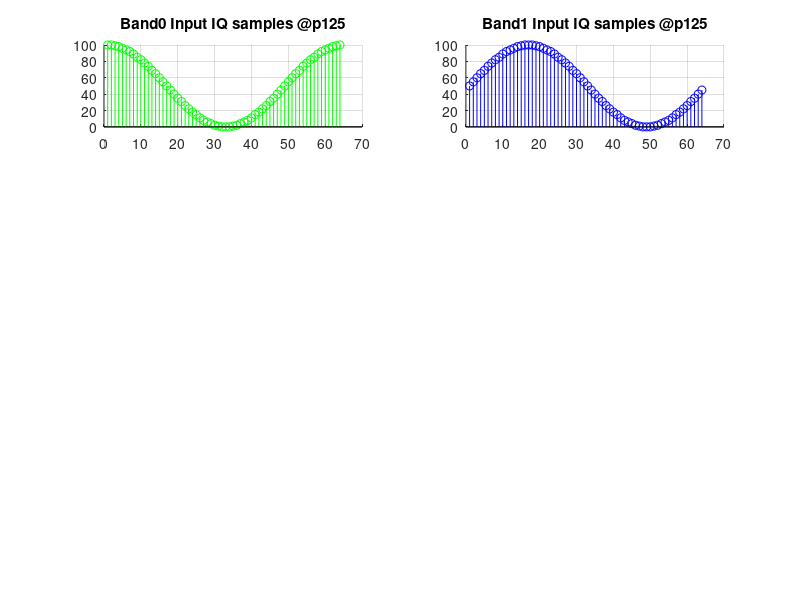

MATLAB code for this plot: (Note: this script raises an error after producing the figure.)
% %%%%%%%%%%%%%%%%%%%%%%%%%%%%%%%%%%%%%%%%%%%%%%%%%%%%%%%%%%%%%%%%%%%%%%%%%%%%%%%
% Project     : ABC
% Author      : Hari (haridas.p@intel.com)
% Date        : 20 Feb 2024
% Brief       : This program is to generate input and output sample files for VHA
%               dual band demodulation testing at 1Gsps
% %%%%%%%%%%%%%%%%%%%%%%%%%%%%%%%%%%%%%%%%%%%%%%%%%%%%%%%%%%%%%%%%%%%%%%%%%%%%%%%

clc;
clear;
close all;

num_vectors = 2;
num_samples_per_vector = 32;
num_samples = num_vectors * num_samples_per_vector;

fs = num_samples;
dt = 1/fs;
st = 1;
t = 0:dt:st-dt;
band0_input_iq1 = 50 * (1 + cos(2 * pi * t));
band0_input_iq = int32(band0_input_iq1);
band1_input_iq1 = 50 * (1 + sin(2 * pi * t));
band1_input_iq = int32(band1_input_iq1);

figure('Name', 'Modulation');
n1 = 1:1:num_samples;
subplot(4, 2, 1); grid on; hold on;
stem(n1, band0_input_iq, 'green'); title("Band0 Input IQ samples @p125");
subplot(4, 2, 2); grid on; hold on;
stem(n1, band1_input_iq, 'blue');  title("Band1 Input IQ samples @p125");

% input_iq should be scaled down before giving as input to the matlab model
scale_factor = 2^-15;
band0_input_iq_to_duc = (band0_input_iq1 * scale_factor);
band1_input_iq_to_duc = (band1_input_iq1 * scale_factor);

% enable w1, w2, w3
config.vha_hbf_stages = [1 1 1 0];

% now do an interpolation
band0_output_iq_from_duc = vha_interpolate(band0_input_iq_to_duc, config);
band1_output_iq_from_duc = vha_interpolate(band1_input_iq_to_duc, config);

% now scale the samples up
scale_factor = 2^15;
n2 = 1:1:(numel(band0_output_iq_from_duc));
subplot(4, 2, 3); grid on; hold on;
stem(n2, (real(band0_output_iq_from_duc * scale_factor)), 'red'); title("DUC band0 Output 1Gsps");
stem(n2, (imag(band0_output_iq_from_duc * scale_factor)), 'blue');
n2 = 1:1:(numel(band1_output_iq_from_duc));
subplot(4, 2, 4); grid on; hold on;
stem(n2, (real(band1_output_iq_from_duc * scale_factor)), 'red'); title("DUC band1 Output 1Gsps");
stem(n2, (imag(band1_output_iq_from_duc * scale_factor)), 'blue');

% generate cw0 for the modulation Fs = 1Gsps, Fclk = 1Ghz
Fclk = 983040;
Fs   = 983040;
fout1 = (Fclk / 2);
fprintf("fout1 = %d KHz, Fs = %d KHz, Fclk = %d KHz\n", fout1, Fs, Fclk);
cw0 = nco_pp(fout1, Fs, Fclk, length(band0_output_iq_from_duc), 0);   % 0 clk cycles delay
fout2 = (Fclk / 4);
fprintf("fout2 = %d KHz, Fs = %d KHz, Fclk = %d KHz\n", fout2, Fs, Fclk);
cw1 = nco_pp(fout2, Fs, Fclk, length(band1_output_iq_from_duc), 2);   % 2 clk cycles delay
subplot(4, 2, 5); grid on; hold on;
n3 = 1:1:(length(cw0));
stem(n3, real(cw0), 'red'); title("CW0 @1Gsps");
stem(n3, imag(cw0), 'blue');
subplot(4, 2, 6); grid on; hold on;
stem(n3, real(cw1), 'blue'); title("CW1 @1Gsps");
stem(n3, imag(cw1), 'red');

% now do the modulation and combining
config.vha_bypass = [0 0];
config.vha_conj = [0, 0];
config.active_band = 3;
cw0 = transpose(cw0);
cw1 = transpose(cw1);
[mod_output_1g, dummy] = vha_combine(band0_output_iq_from_duc, band1_output_iq_from_duc, cw0, cw1, config);
mod_output_1g = mod_output_1g * scale_factor;    % scale up the final output
n2 = 1:1:length(mod_output_1g);
subplot(4, 2, 7); grid on; hold on;
stem(n2, real(mod_output_1g), 'red'); title ("Output - 1Gsps Modulation");
stem(n2, imag(mod_output_1g), 'blue');

% use this modulated upconverted signal as the input to the uplink path.
% first demodulate this input with a carrier wave and then downconvert to
% the required output rate
input_iq = mod_output_1g;
num_vectors = 16;
num_samples_per_vector = 32;
num_samples = (num_vectors * num_samples_per_vector);

n1 = 1:1:num_samples;
figure('Name', 'Demodulation');
subplot(6, 2, 1); grid on; hold on;
stem(n1, real(input_iq), 'green'); title("Input IQ samples @1Gsps");
stem(n1, imag(input_iq), 'blue');

% write this into a file which can be sourced while running on FRIO
input_real = dec2hex(real(input_iq), 4);
input_imag = dec2hex(imag(input_iq), 4);
input_1g = strcat(input_real, input_imag);
fileId = fopen("input_samples/demodulation/dual_band_demodulation_1.txt", "w");
for i = 1:length(input_1g)
    nbytes = fprintf(fileId, '%8s\n', input_1g(i,:));
end
fclose(fileId);

% input_iq should be scaled down before giving as input to the matlab model
scale_factor = 2^-15;
input_iq_for_model = (input_iq * scale_factor);

% now generate the CW for demodulation
% Fclk = 1GHz, Fs = 1Gsps
fprintf("fout1 = %d KHz, Fs = %d KHz, Fclk = %d KHz\n", fout1, Fs, Fclk);
cw0 = nco_pp(fout1, Fs, Fclk, length(input_iq), 0);
subplot(6, 2, 3); grid on; hold on;
n2 = 1:1:length(cw0);
stem(n2, real(cw0), 'red'); title("CW0 @1Gsps");
stem(n2, imag(cw0), 'blue');
fprintf("fout2 = %d KHz, Fs = %d KHz, Fclk = %d KHz\n", fout2, Fs, Fclk);
cw1 = nco_pp(fout2, Fs, Fclk, length(input_iq), 0);
subplot(6, 2, 4); grid on; hold on;
n2 = 1:1:length(cw1);
stem(n2, real(cw1), 'red'); title("CW1 @1Gsps");
stem(n2, imag(cw1), 'blue');

% now do the demodulation and band splitting
config.vha_bypass = [0 0];
config.vha_conj = [0 0];
cw0 = transpose(cw0);
demod_output_1g_band0 = vha_split(input_iq_for_model, cw0, config);
n3 = 1:1:length(demod_output_1g_band0);
subplot(6, 2, 5); grid on; hold on;
stem(n3, real(demod_output_1g_band0), 'red'); title("Band0 Output - 1Gsps Demodulation");
stem(n3, imag(demod_output_1g_band0), 'blue');

% Band1 demodulation
cw1 = transpose(cw1);
demod_output_1g_band1 = vha_split(input_iq_for_model, cw1, config);
n3 = 1:1:length(demod_output_1g_band1);
subplot(6, 2, 6); grid on; hold on;
stem(n3, real(demod_output_1g_band1), 'red'); title("Band1 Output - 1Gsps Demodulation");
stem(n3, imag(demod_output_1g_band1), 'blue');

% now do the downconversion to p125
config.vha_hbf_stages = [1 1 1 0];
config.vha_agc_bit = 0;
config.format = 0;
config.fine_delay = 0;
config.coarse_delay = 0;
ddc_output_p125_band0 = vha_decimate(demod_output_1g_band0, config);
ddc_output_p125_band1 = vha_decimate(demod_output_1g_band1, config);

% now scale the samples up
scale_factor = 2^15;
ddc_output_p125_band0 = (ddc_output_p125_band0 * scale_factor);
n4 = 1:1:length(ddc_output_p125_band0);
subplot(6, 2, 7); grid on; hold on;
title("Band0 Output - demodulated, down converted samples to p125-gsps");
stem(n4, real(ddc_output_p125_band0), 'red');
stem(n4, imag(ddc_output_p125_band0), 'blue');

ddc_output_p125_band1 = (ddc_output_p125_band1 * scale_factor);
n4 = 1:1:length(ddc_output_p125_band1);
subplot(6, 2, 8); grid on; hold on;
title("Band1 Output - demodulated, down converted samples to p125-gsps");
stem(n4, real(ddc_output_p125_band1), 'red');
stem(n4, imag(ddc_output_p125_band1), 'blue');

% now write this to a file
ddc_output_p125_real_band0 = dec2hex(real(ddc_output_p125_band0), 4);
ddc_output_p125_imag_band0 = dec2hex(imag(ddc_output_p125_band0), 4);
band0_output_p125 = strcat(ddc_output_p125_real_band0, ddc_output_p125_imag_band0);
fileId = fopen("output_samples/demodulation/1g/band0_dual_band_demodulation_p125.txt", "w");
for i = 1:length(band0_output_p125)
    nbytes = fprintf(fileId, '%8s\n', band0_output_p125(i,:));
end
fclose(fileId);

ddc_output_p125_real_band1 = dec2hex(real(ddc_output_p125_band1), 4);
ddc_output_p125_imag_band1 = dec2hex(imag(ddc_output_p125_band1), 4);
band1_output_p125 = strcat(ddc_output_p125_real_band1, ddc_output_p125_imag_band1);
fileId = fopen("output_samples/demodulation/1g/band1_dual_band_demodulation_p125.txt", "w");
for i = 1:length(band1_output_p125)
    nbytes = fprintf(fileId, '%8s\n', band1_output_p125(i,:));
end
fclose(fileId);

% now do the downconversion to p25
config.vha_hbf_stages = [1 1 0 0];
config.vha_agc_bit = 0;
config.format = 0;
config.fine_delay = 0;
config.coarse_delay = 0;
ddc_output_p25_band0 = vha_decimate(demod_output_1g_band0, config);
ddc_output_p25_band1 = vha_decimate(demod_output_1g_band1, config);

% now scale the samples up
scale_factor = 2^15;
ddc_output_p25_band0 = (ddc_output_p25_band0 * scale_factor);
n4 = 1:1:length(ddc_output_p25_band0);
subplot(6, 2, 9); grid on; hold on;
title("Band0 Output - demodulated, down converted samples to p25-gsps");
stem(n4, real(ddc_output_p25_band0), 'red');
stem(n4, imag(ddc_output_p25_band0), 'blue');

ddc_output_p25_band1 = (ddc_output_p25_band1 * scale_factor);
n4 = 1:1:length(ddc_output_p25_band1);
subplot(6, 2, 10); grid on; hold on;
title("Band1 Output - demodulated, down converted samples to p25-gsps");
stem(n4, real(ddc_output_p25_band1), 'red');
stem(n4, imag(ddc_output_p25_band1), 'blue');

% now write this to a file
ddc_output_p25_real_band0 = dec2hex(real(ddc_output_p25_band0), 4);
ddc_output_p25_imag_band0 = dec2hex(imag(ddc_output_p25_band0), 4);
band0_output_p25 = strcat(ddc_output_p25_real_band0, ddc_output_p25_imag_band0);
fileId = fopen("output_samples/demodulation/1g/band0_dual_band_demodulation_p25.txt", "w");
for i = 1:length(band0_output_p25)
    nbytes = fprintf(fileId, '%8s\n', band0_output_p25(i,:));
end
fclose(fileId);

ddc_output_p25_real_band1 = dec2hex(real(ddc_output_p25_band1), 4);
ddc_output_p25_imag_band1 = dec2hex(imag(ddc_output_p25_band1), 4);
band1_output_p25 = strcat(ddc_output_p25_real_band1, ddc_output_p25_imag_band1);
fileId = fopen("output_samples/demodulation/1g/band1_dual_band_demodulation_p25.txt", "w");
for i = 1:length(band1_output_p25)
    nbytes = fprintf(fileId, '%8s\n', band1_output_p25(i,:));
end
fclose(fileId);

% now do the downconversion to p5
config.vha_hbf_stages = [1 0 0 0];
config.vha_agc_bit = 0;
config.format = 0;
config.fine_delay = 0;
config.coarse_delay = 0;
ddc_output_p5_band0 = vha_decimate(demod_output_1g_band0, config);
ddc_output_p5_band1 = vha_decimate(demod_output_1g_band1, config);

% now scale the samples up
scale_factor = 2^15;
ddc_output_p5_band0 = (ddc_output_p5_band0 * scale_factor);
n4 = 1:1:length(ddc_output_p5_band0);
subplot(6, 2, 11); grid on; hold on;
title("Band0 Output - demodulated, down converted samples to p5-gsps");
stem(n4, real(ddc_output_p5_band0), 'red');
stem(n4, imag(ddc_output_p5_band0), 'blue');

ddc_output_p5_band1 = (ddc_output_p5_band1 * scale_factor);
n4 = 1:1:length(ddc_output_p5_band1);
subplot(6, 2, 12); grid on; hold on;
title("Band1 Output - demodulated, down converted samples to p5-gsps");
stem(n4, real(ddc_output_p5_band1), 'red');
stem(n4, imag(ddc_output_p5_band1), 'blue');

% now write this to a file
ddc_output_p5_real_band0 = dec2hex(real(ddc_output_p5_band0), 4);
ddc_output_p5_imag_band0 = dec2hex(imag(ddc_output_p5_band0), 4);
band0_output_p5 = strcat(ddc_output_p5_real_band0, ddc_output_p5_imag_band0);
fileId = fopen("output_samples/demodulation/1g/band0_dual_band_demodulation_p5.txt", "w");
for i = 1:length(band0_output_p5)
    nbytes = fprintf(fileId, '%8s\n', band0_output_p5(i,:));
end
fclose(fileId);

ddc_output_p5_real_band1 = dec2hex(real(ddc_output_p5_band1), 4);
ddc_output_p5_imag_band1 = dec2hex(imag(ddc_output_p5_band1), 4);
band1_output_p5 = strcat(ddc_output_p5_real_band1, ddc_output_p5_imag_band1);
fileId = fopen("output_samples/demodulation/1g/band1_dual_band_demodulation_p5.txt", "w");
for i = 1:length(band1_output_p5)
    nbytes = fprintf(fileId, '%8s\n', band1_output_p5(i,:));
end
fclose(fileId);

